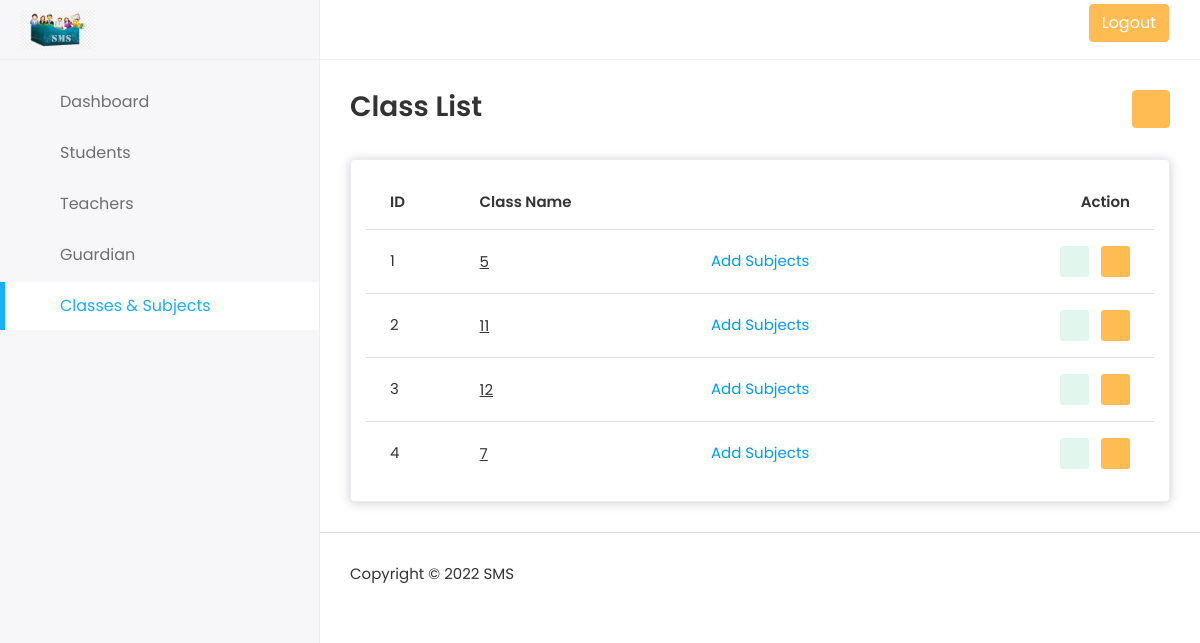
The app's page /class.php (signed in), older data.
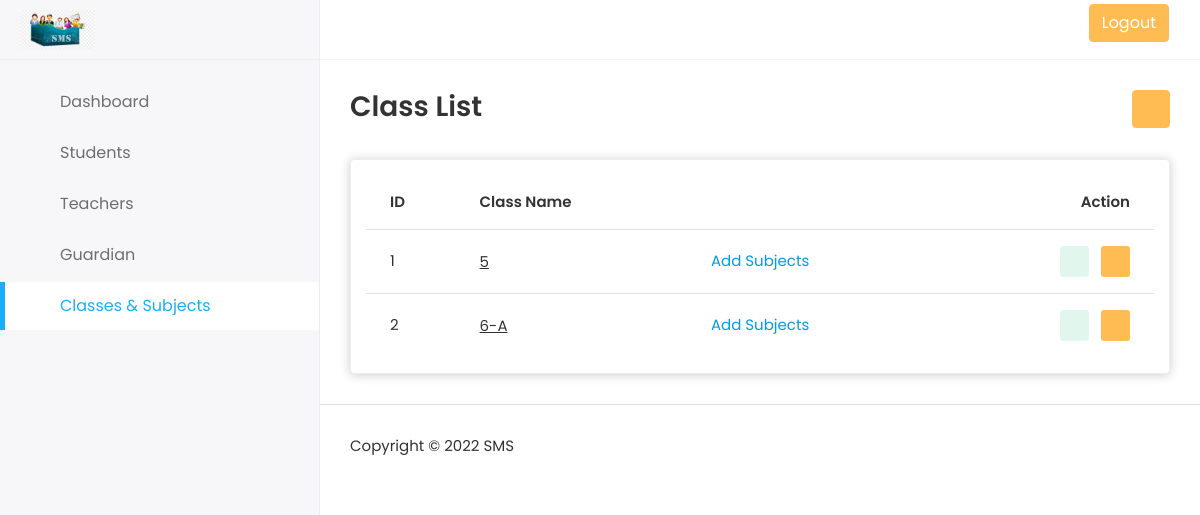
The same page, newer data.
### tables this page shows
CREATE TABLE `tbl_class` (
  `class_id` int(11) NOT NULL,
  `class_name` varchar(20) NOT NULL,
  `class_status` enum('Active','Inactive') NOT NULL,
  `class_created_date` timestamp NOT NULL DEFAULT CURRENT_TIMESTAMP ON UPDATE CURRENT_TIMESTAMP,
  `class_created_by` varchar(200) NOT NULL
);

### class.php (the view, shortened to what this page needs)
<?php
include("admin-header.php");
include("admin-sidebar.php");
?>
      <div class="page-wrapper">
        <div class="content container-fluid">
          <div class="page-header">
            <div class="row align-items-center">
              <div class="col">
                <h3 class="page-title">Class List</h3>
              </div>
              <div class="col-auto text-end float-end ms-auto">
                <a href="add-class.php" class="btn btn-primary"
                  ><i class="fas fa-plus"></i
                ></a>
              </div>
            </div>
          </div>
          <div class="row">
            <div class="col-sm-12">
              <div class="card card-table">
                <div class="card-body">
                  <div class="table-responsive">
                    <table
                      class="table table-hover table-center "
                    >
                      <thead>
                        <tr>
                          <th>ID</th>
                          <th>Class Name</th>
                          <th> </th>
                          <th class="text-end">Action</th>
                        </tr>
                      </thead>
                      <tbody>
                      <?php
                      $std = "SELECT * FROM tbl_class WHERE 1 ";
                        $res=mysqli_query($con,$std);
                        if ($res>0)
                        {
                          $i=1;
                        while($result = mysqli_fetch_array($res))
                        {
                        ?>
                        <tr>
                          <td><?=$i?></td>
                          <td>
                            <h2>
                              <a href="subjects.php?SubID=<?php echo $result['class_id']?>"><u><?=$result['class_name']?></u></a>
                            </h2>
                          </td>
                          <td><a href="add-subject.php?SubID=<?php echo $result['class_id']?>">Add Subjects</a></td>
                          <td class="text-end">
                            <div class="actions">
                              <a
                                href="edit-class.php?EditId=<?php echo $result['class_id'] ?>"
                                class="btn btn-sm bg-success-light me-2"
                              >
                                <i class="fas fa-pen"></i>
                              </a>
                              <a href="class.php?DelID=<?=$result['class_id']?>" class="btn btn-sm bg-danger-light">
                                <i class="fas fa-trash"></i>
                              </a>
                            </div>
                          </td>
                        </tr>
                        <?php $i++;}}?>
                      </tbody>
                    </table>
                  </div>
                </div>
              </div>
            </div>
          </div>
        </div>
        <?php include("admin-footer.php") ?>

Row changes from the older to the newer data that the page shows:
removed tbl_class: class_name "11"
removed tbl_class: class_name "12"
removed tbl_class: class_name "7"
added tbl_class: class_name "6-A"
